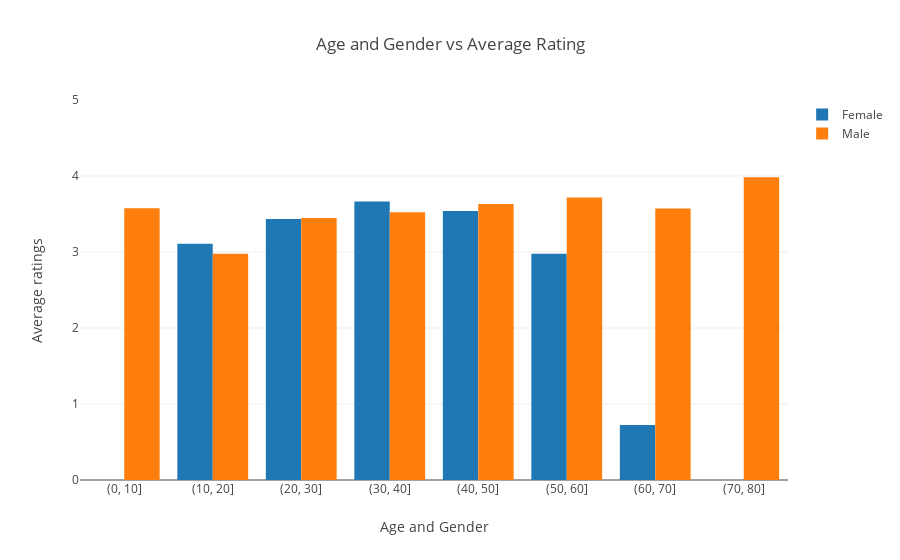

Here is the notebook cell this chart was saved with:
### Code cell
trace1 = go.Bar(
    x=gfplot.index,
    y=gfplot.frating,
    name='Female'
)
trace2 = go.Bar(
    x=gfplot.index,
    y=gfplot.mrating,
    name='Male'
)
data = [trace1, trace2]
layout = go.Layout(
    title="Age and Gender vs Average Rating",
    xaxis=dict(
    title='Age and Gender'
    ),
    yaxis=dict(
    range=[0,5],    
    title='Average ratings'
    ),
    barmode='group'
)

fig = go.Figure(data=data, layout=layout)
plot.iplot(fig, filename='grouped-bar')

### Figure 1 — Plotly figure (JSON) as saved in the notebook; plotly's stock layout.template omitted (floating-point values rounded to 4 significant figures)
{"data": [{"name": "Female", "type": "bar", "x": ["(0, 10]", "(10, 20]", "(20, 30]", "(30, 40]", "(40, 50]", "(50, 60]", "(60, 70]", "(70, 80]"], "y": [0, 3.109, 3.433, 3.665, 3.54, 2.975, 0.7223, 0]}, {"name": "Male", "type": "bar", "x": ["(0, 10]", "(10, 20]", "(20, 30]", "(30, 40]", "(40, 50]", "(50, 60]", "(60, 70]", "(70, 80]"], "y": [3.577, 2.977, 3.447, 3.523, 3.632, 3.716, 3.573, 3.982]}], "layout": {"barmode": "group", "title": "Age and Gender vs Average Rating", "xaxis": {"title": "Age and Gender"}, "yaxis": {"range": [0, 5], "title": "Average ratings"}}}
